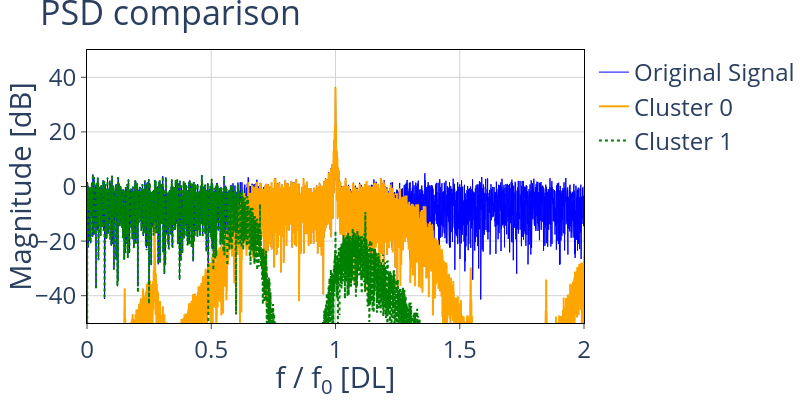
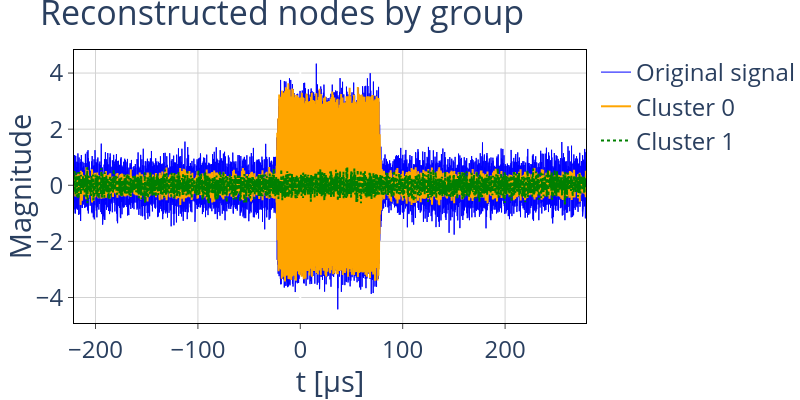

These figures' notebook cell, in order:
### Code cell
# In the plot_fft_by_group functin below, set clusters to None to plot all of them, otherwise, plot a list of int

fft_lim = 2  # this is the upper limit for plotting the spectrum (fft/psd of emissions)

fig1 = plot.plot_fft_by_group(
    tr_obj, labels_sorted, sampling_rate,
    clusters=None,
    xlims=[0,fft_lim],
    ylims=[-50,50],
    fundamental_freq=frequency,
    freq_threshold=freq_threshold,
    fig_height=Fig_Height,
    fig_width=Fig_Width,
    plot_full_reconstruction=False,
    correct_psd=True
)

fig2 = plot.plot_reconstructions_by_group(
    tr_obj, labels_sorted, t_plot, freq_threshold,
    fig_height=Fig_Height,
    fig_width=Fig_Width,
)

fig3 = plot.plot_centers(
    all_metrics,
    centers_sorted,
)

### Figure 1 — Plotly figure (JSON) as saved in the notebook; plotly's stock layout.template omitted (floating-point values rounded to 4 significant figures; data arrays with more than 128 entries replaced by an {"elided": "..."} marker saying what was removed)
{"data": [{"line": {"color": "blue", "dash": "solid", "width": 1}, "mode": "lines", "name": "Original Signal", "type": "scatter", "x": {"elided": "12501 float values"}, "y": {"elided": "12501 float values"}}, {"line": {"color": "orange", "dash": "solid", "width": 2}, "mode": "lines", "name": "Cluster 0", "type": "scatter", "x": {"elided": "12501 float values"}, "y": {"elided": "12501 float values"}}, {"line": {"color": "green", "dash": "dot", "width": 2}, "mode": "lines", "name": "Cluster 1", "type": "scatter", "x": {"elided": "12501 float values"}, "y": {"elided": "12501 float values"}}], "layout": {"font": {"size": 24}, "height": 400, "legend": {"font": {"size": 24}, "title": {"text": ""}, "traceorder": "normal"}, "margin": {"b": 0, "l": 0, "r": 0, "t": 50}, "plot_bgcolor": "white", "title": {"text": "PSD comparison"}, "width": 800, "xaxis": {"gridcolor": "lightgrey", "linecolor": "black", "mirror": true, "range": [0, 2], "showline": true, "tickfont": {"size": 24}, "ticks": "outside", "title": {"text": "f / f<sub>0</sub> [DL]"}}, "yaxis": {"gridcolor": "lightgrey", "linecolor": "black", "mirror": true, "range": [-50, 50], "showline": true, "tickfont": {"size": 24}, "ticks": "outside", "title": {"text": "Magnitude [dB]"}}}}

### Figure 2 — Plotly figure (JSON) as saved in the notebook; plotly's stock layout.template omitted (floating-point values rounded to 4 significant figures; data arrays with more than 128 entries replaced by an {"elided": "..."} marker saying what was removed)
{"data": [{"line": {"color": "blue", "dash": "solid", "width": 1}, "mode": "lines", "name": "Original signal", "type": "scatter", "x": {"elided": "25002 float values"}, "y": {"elided": "25002 float values"}}, {"line": {"color": "orange", "dash": "solid", "width": 2}, "mode": "lines", "name": "Cluster 0", "type": "scatter", "x": {"elided": "25002 float values"}, "y": {"elided": "25002 float values"}}, {"line": {"color": "green", "dash": "dot", "width": 2}, "mode": "lines", "name": "Cluster 1", "type": "scatter", "x": {"elided": "25002 float values"}, "y": {"elided": "25002 float values"}}], "layout": {"font": {"size": 24}, "height": 400, "legend": {"font": {"size": 24}, "title": {"text": ""}, "traceorder": "normal"}, "margin": {"b": 0, "l": 0, "r": 0, "t": 50}, "plot_bgcolor": "white", "title": {"text": "Reconstructed nodes by group"}, "width": 800, "xaxis": {"gridcolor": "lightgrey", "linecolor": "black", "mirror": true, "showline": true, "tickfont": {"size": 24}, "ticks": "outside", "title": {"text": "t [&mu;s]"}}, "yaxis": {"gridcolor": "lightgrey", "linecolor": "black", "mirror": true, "showline": true, "tickfont": {"size": 24}, "ticks": "outside", "title": {"text": "Magnitude"}}}}
